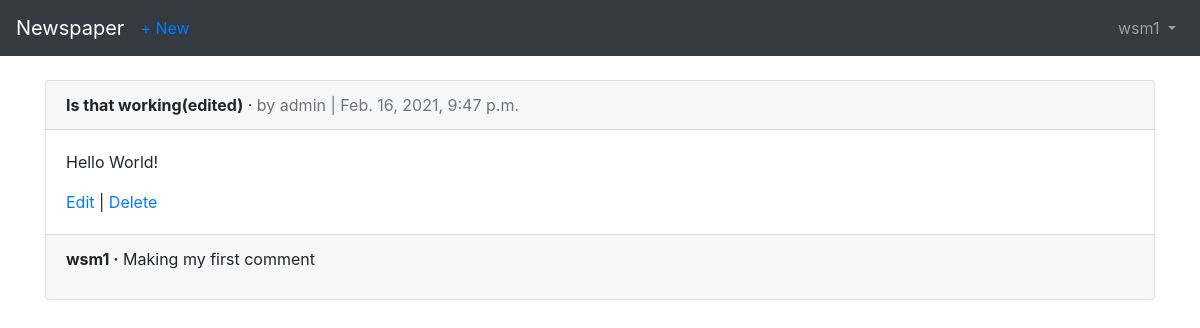
Screenshot of /articles/ (signed in) with the database file from the repository.
### users/models.py (models this page shows)
class CustomUser(AbstractUser):
    age = models.PositiveIntegerField(null = True, blank = True)

### articles/models.py (models this page shows, shortened)
class Article(models.Model):
    title = models.CharField( max_length=255)
    body = models.TextField()
    date = models.DateTimeField(auto_now_add=True)
    author = models.ForeignKey(
        get_user_model(),
        on_delete=models.CASCADE
        )

class Comment(models.Model):
    article = models.ForeignKey(Article, on_delete = models.CASCADE ,related_name='comments')
    comment = models.CharField(max_length = 140)
    author = models.ForeignKey(get_user_model(), on_delete=models.CASCADE)
    def __str__(self):
        return self.comment

### articles/views.py (the view)
# urls.py: path('', views.ArticleListView.as_view(), name = 'article_list'),
class ArticleListView(generic.ListView):
    template_name  = 'article_list.html'
    model = Article

### users/templates/article_list.html
{% extends 'base.html' %}
{% block title %}Articles{% endblock title %}    {% block content %}
{% for article in object_list %}
<div class="card">
<div class="card-header">
<span class="font-weight-bold">{{ article.title }}</span> &middot;
<span class="text-muted">by {{ article.author }} |
{{ article.date }}</span>
</div>
<div class="card-body">
<p>{{ article.body }}</p>
<a href="{% url 'article_edit' article.pk %}">Edit</a> |
<a href="{% url 'article_delete' article.pk %}">Delete</a>
</div>
<div class="card-footer">
{% for comment in article.comments.all %}
<p>
<span class="font-weight-bold">{{ comment.author }} &middot;</span>
{{ comment }}
</p>
{% endfor %}
</div>
</div>
<br />
{% endfor %}
{% endblock content %}

### users/templates/base.html (shortened to what this page needs)
<!DOCTYPE html>
<html>
    <head>
        <link rel="stylesheet"
href="https://stackpath.bootstrapcdn.com/bootstrap/4.1.3/css/\
bootstrap.min.css"
integrity="sha384-MCw98/SFnGE8fJT3GXwEOngsV7Zt27NXFoaoApmYm81i\
uXoPkFOJwJ8ERdknLPMO"
crossorigin="anonymous">
    </head>
    <body>
        <nav class="navbar navbar-expand-md navbar-dark bg-dark mb-4">
<a class="navbar-brand" href="{% url 'home' %}">Newspaper</a>
    {% if user.is_authenticated %}
        <ul class="navbar-nav mr-auto">
        <li class="nav-item"><a href="{% url 'articles_create' %}">+ New</a></li>
        </ul>
    {% endif %}
<div class="collapse navbar-collapse" id="navbarCollapse">
{% if user.is_authenticated %}
<ul class="navbar-nav ml-auto">
<li class="nav-item">
<a class="nav-link dropdown-toggle" href="#" id="userMenu"
data-toggle="dropdown" aria-haspopup="true"
aria-expanded="false">
{{ user.username }}
</a>
</li>
</ul>
{% endif %}
</div>
</nav>
    <div class = "container">
            {% block content %}
            {%endblock content %}
        </div>
    </body>
</html>

### rows the page displays
CustomUser: username "wsm1"
Article: title "Is that working(edited)", author "admin", date "Feb. 16, 2021, 9:47 p.m.", body "Hello World!"
Comment: author "wsm1", comment "Making my first comment"
